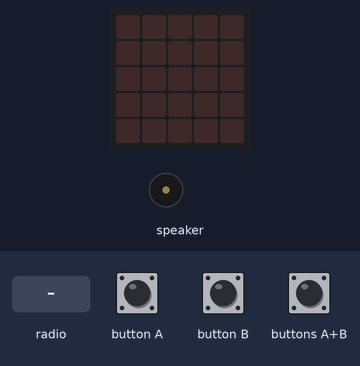
The program below on a simulated Calliope mini (MakeCode). On the bench: the board's 5×5 LED display, buzzer (waves = sounding). Inputs (shaded band) come from the test bench.

Above: at 1.2 s.
1.3 s: button A pressed for 0.15 s
At 1.7 s:
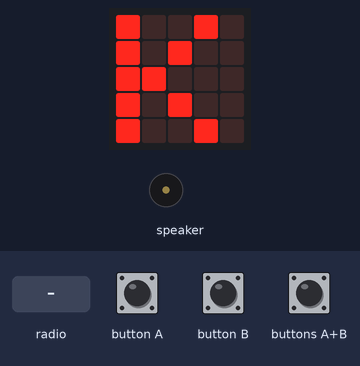
2.9 s: button B pressed for 0.15 s
At 4.1 s:
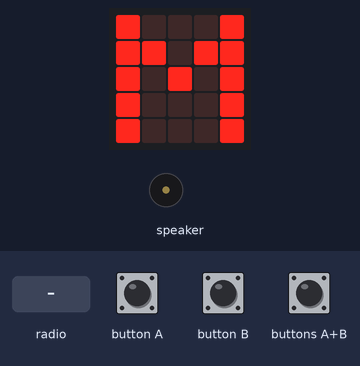
4.5 s: radio message "piep einmal" arrives
At 4.9 s:
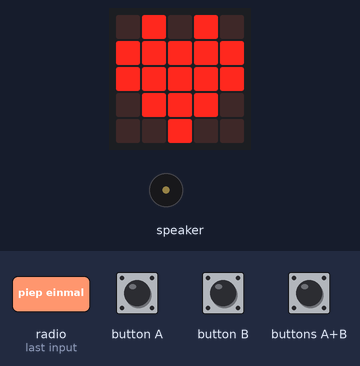
Timing chart, 0 to 7.5 s (numbered marks = the images above; inputs shaded):
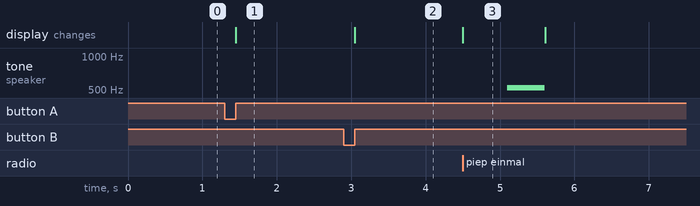

Measured:
- after the input at 1.3 s, the display: changes after 0.15 s (image 1)
- after the input at 2.9 s, the display: changes after 0.15 s (image 2)
- after the input at 4.5 s, tone on speaker: silent → 523 Hz after 0.60 s, → silent 0.50 s later; the display: changes at once (image 3)
- what the display in image 3 shows lasts 1.1 s, from 4.5 s to 5.6 s

The program:

main.ts
```typescript
enum RadioMessage {
    message1 = 49434,
    maeuschen_piep_einmal = 6027
}
let rolle = 0
input.onButtonEvent(Button.A, input.buttonEventClick(), function () {
    rolle = 1
    basic.showString("K")
})
input.onButtonEvent(Button.AB, input.buttonEventClick(), function () {
    if (rolle == 1) {
        radio.sendString("piep einmal")
    }
})
input.onButtonEvent(Button.B, input.buttonEventClick(), function () {
    rolle = 2
    basic.showString("M")
})
radio.onReceivedString(function (receivedString) {
    if (rolle == 2 && receivedString == "piep einmal") {
        basic.showIcon(IconNames.Heart)
        music.playTone(523, music.beat(BeatFraction.Whole))
        basic.clearScreen()
    }
})
```

test.ts
```typescript
// Hier kann man Tests durchführen; diese Datei wird nicht kompiliert, wenn dieses Paket als Erweiterung verwendet wird.
```
